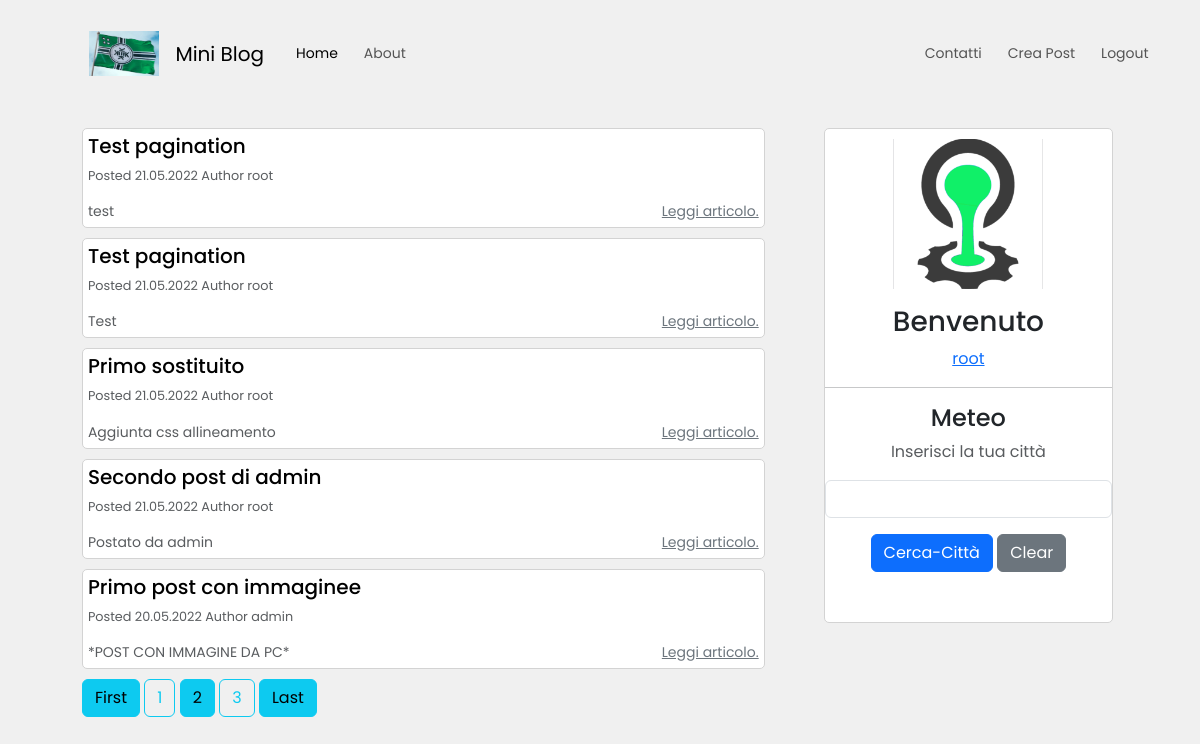
Page /?page=2 (signed in) on the committed database.
### blog/models.py (models this page shows, shortened)
class Post(db.Model):
    id = db.Column(db.Integer, primary_key=True)
    user_id = db.Column(db.Integer, db.ForeignKey('user.id'), nullable=False)
    created_at = db.Column(db.DateTime, default=datetime.now)
    title = db.Column(db.String(120), nullable=False)
    slug = db.Column(db.String(250))
    description = db.Column(db.String(240))
    body = db.Column(db.Text(), nullable=False)
    image = db.Column(db.String(120))

class User(UserMixin, db.Model):
    id = db.Column(db.Integer, primary_key=True)
    created_at = db.Column(db.DateTime, default=datetime.now)
    username = db.Column(db.String(12), unique=True, nullable=False)
    email = db.Column(db.String(50), unique=True, nullable=False)
    password = db.Column(db.String(250), nullable=False)
    posts = db.relationship('Post', backref='author', lazy='dynamic')

### blog/routes.py (the view)
@app.route("/", methods=["GET"])
def homepage():
    page_number = request.args.get("page", 1, type=int)
    posts = Post.query.order_by(Post.created_at.desc()).paginate(page_number, 5, True)
    return render_template(
        "homepage.html",
        posts=posts,
        weather_data=None,  # Non includiamo dati meteo per richieste GET
    )

### blog/models.py (called while the page is built)
@login_manager.user_loader
def load_user(id):
    return User.query.get(int(id))

### blog/templates/homepage.html (shortened to what this page needs)
{% extends 'base.html' %}
{% block content %}
<div class="container ">
    <div class="row ">
        <div class="col-sm-8">
            {% for post in posts.items %}
            <div class="single-post-home">
                <h5>
                    <a class="custom-link" href="{{ url_for('post_detail', post_slug=post.slug) }}">
                        {{ post.title }}
                    </a>
                </h5>
                <p class="p-small-two text-muted">Posted {{ post.created_at.strftime('%d.%m.%Y') }} Author
                    {{post.author.username }}
                </p>
                {% if post.description %}
                <p class="p-small-one text-muted mb-0">
                    {{ post.description }}
                    <a class="read-more myFloat_Right" href="{{ url_for('post_detail', post_slug=post.slug) }}">Leggi
                        articolo.</a>
                </p>
                {% endif %}
            </div>
            {% endfor %}
            <div class="pagination-block">
                <a class="btn btn-info mb-4" href="{{ url_for('homepage', page=1) }}">First</a>
                {% for page_num in posts.iter_pages(left_edge=1, right_edge=1, left_current=1, right_current=2) %}
                {% if page_num %}
                {% if posts.page == page_num %}
                <a class="btn btn-info mb-4" href="{{ url_for('homepage', page=page_num) }}">{{ page_num }}</a>
                {% else %}
                <a class="btn btn-outline-info mb-4" href="{{ url_for('homepage', page=page_num) }}">{{ page_num }}</a>
                {% endif %}
                {% else %}
                ...
                {% endif %}
                {% endfor %}
                <a class="btn btn-info mb-4" href="{{ url_for('homepage', page=posts.pages) }}">Last</a>
            </div>
        </div>
        <div class="col-sm-4">
            <div class="greyCol">
                <div class="about-snippet-block text-center">
                    <img class="img-fluid" width="150" src="{{ url_for('static', filename='img/Delta_Green.png') }}"
                        alt="">
                    <div class="mt-3">
                        {% if current_user.is_authenticated %}
                        <h3>Benvenuto</h3>
                        <a class="mr-2" href="/account">{{ current_user.username }}</a>
                        {% else %}
                        <li class="list-group-item list-group-item-light">Nessun utente loggato</li>
                        {% endif %}
                        <hr>
                        <h4>Meteo</h4>
                        <p class='text-muted'>Inserisci la tua città</p>
                        <form method="POST" action="/">
                            <div class="input-group mb-3 text-center ">
                                <input class="form-control" type="text" onfocus="this.value=''" name="city" required
                                    style="width: 150px;">
                            </div>
                            <div class="form-group mb-3">
                                <input class=" btn btn-primary" type="submit" value="Cerca-Città">
                                <input class="btn btn-secondary" type="button" value="Clear"
                                    onclick="clearWeatherData()">
                            </div>
                        </form>
                        <br>
                    </div>
                </div>
            </div>
        </div>
    </div>
</div>
{% endblock %}

### blog/static/blog.css (style rules this page uses)
html, body { font-family: 'Poppins', sans-serif; background-color: #f0f0f0; }
.greyCol { padding: 5px; }
.container { width: 95%; }
.pagination-block { margin-bottom: 30px; }
.about-snippet-block { background-color: #fff; border: 1px solid #d3d3d3; border-radius: 5px; padding: 10px 0px 10px 0px; margin-left: 30px; }
.single-post-home { background-color: #fff; border: 1px solid #d3d3d3; border-radius: 5px; padding: 5px; margin-top: 5px; margin-bottom: 10px; }
.p-small-one { font-size: 0.875rem; }
.p-small-two { font-size: 0.800rem; }
.custom-link { color: #000; text-decoration: none; }
.read-more { color: #6c757d; text-decoration: underline; }
.myFloat_Right { float: right; }
@media (min-width: 768px) { .single-post-home { margin-left: 0px; } }
@media (min-width: 768px) { .about-snippet-block { margin-left: 30px; } }
@media (min-width: 768px) { .pagination-block { margin-left: 30px; margin-left: 0em; } }

### rows in the picture
Post: title "Test pagination", created_at "21.05.2022", author.username "root", description "test"
Post: title "Test pagination", created_at "21.05.2022", author.username "root", description "Test"
Post: title "Primo sostituito", created_at "21.05.2022", author.username "root", description "Aggiunta css allineamento"
Post: title "Secondo post di admin", created_at "21.05.2022", author.username "root", description "Postato da admin"
Post: title "Primo post con immaginee", created_at "20.05.2022", author.username "admin", description "*POST CON IMMAGINE DA PC*"
User: username "root"

### other values in the picture
{{ page_num }} "1" "3"
{{ page_num }} "2"
